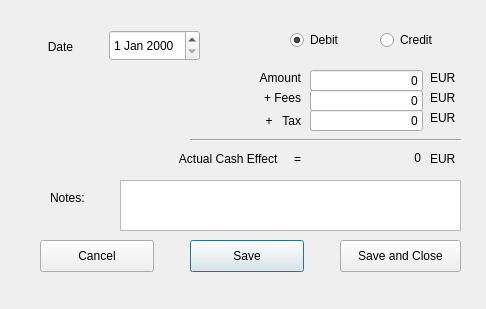
<?xml version="1.0" encoding="UTF-8"?>
<ui version="4.0">
 <class>Dialog</class>
 <widget class="QDialog" name="Dialog">
  <property name="geometry">
   <rect>
    <x>0</x>
    <y>0</y>
    <width>486</width>
    <height>309</height>
   </rect>
  </property>
  <property name="windowTitle">
   <string>Dialog</string>
  </property>
  <widget class="QPushButton" name="pushButton_Save">
   <property name="geometry">
    <rect>
     <x>190</x>
     <y>240</y>
     <width>114</width>
     <height>32</height>
    </rect>
   </property>
   <property name="text">
    <string>Save</string>
   </property>
  </widget>
  <widget class="QLabel" name="label_3">
   <property name="geometry">
    <rect>
     <x>240</x>
     <y>70</y>
     <width>61</width>
     <height>16</height>
    </rect>
   </property>
   <property name="text">
    <string>Amount</string>
   </property>
   <property name="alignment">
    <set>Qt::AlignRight|Qt::AlignTrailing|Qt::AlignVCenter</set>
   </property>
  </widget>
  <widget class="QLabel" name="label_11">
   <property name="geometry">
    <rect>
     <x>250</x>
     <y>90</y>
     <width>51</width>
     <height>16</height>
    </rect>
   </property>
   <property name="text">
    <string>+ Fees</string>
   </property>
   <property name="alignment">
    <set>Qt::AlignRight|Qt::AlignTrailing|Qt::AlignVCenter</set>
   </property>
  </widget>
  <widget class="QLabel" name="label_2">
   <property name="geometry">
    <rect>
     <x>20</x>
     <y>40</y>
     <width>81</width>
     <height>20</height>
    </rect>
   </property>
   <property name="text">
    <string>Date</string>
   </property>
   <property name="alignment">
    <set>Qt::AlignHCenter|Qt::AlignTop</set>
   </property>
  </widget>
  <widget class="QLineEdit" name="fees_entry">
   <property name="geometry">
    <rect>
     <x>310</x>
     <y>90</y>
     <width>113</width>
     <height>21</height>
    </rect>
   </property>
   <property name="text">
    <string>0</string>
   </property>
   <property name="alignment">
    <set>Qt::AlignRight|Qt::AlignTrailing|Qt::AlignVCenter</set>
   </property>
  </widget>
  <widget class="QDateEdit" name="dateEdit">
   <property name="geometry">
    <rect>
     <x>109</x>
     <y>30</y>
     <width>91</width>
     <height>31</height>
    </rect>
   </property>
  </widget>
  <widget class="QLabel" name="label_10">
   <property name="geometry">
    <rect>
     <x>430</x>
     <y>150</y>
     <width>59</width>
     <height>16</height>
    </rect>
   </property>
   <property name="text">
    <string>EUR</string>
   </property>
   <property name="alignment">
    <set>Qt::AlignBottom|Qt::AlignLeading|Qt::AlignLeft</set>
   </property>
  </widget>
  <widget class="QPushButton" name="pushButton_Cancel">
   <property name="geometry">
    <rect>
     <x>40</x>
     <y>240</y>
     <width>114</width>
     <height>32</height>
    </rect>
   </property>
   <property name="text">
    <string>Cancel</string>
   </property>
  </widget>
  <widget class="QLabel" name="label_13">
   <property name="geometry">
    <rect>
     <x>150</x>
     <y>150</y>
     <width>151</width>
     <height>16</height>
    </rect>
   </property>
   <property name="text">
    <string>Actual Cash Effect     =</string>
   </property>
   <property name="alignment">
    <set>Qt::AlignBottom|Qt::AlignRight|Qt::AlignTrailing</set>
   </property>
  </widget>
  <widget class="QLabel" name="total_expense">
   <property name="geometry">
    <rect>
     <x>310</x>
     <y>150</y>
     <width>111</width>
     <height>16</height>
    </rect>
   </property>
   <property name="styleSheet">
    <string notr="true">&lt;rgb(252, 32, 41)&gt;
font: 13pt &quot;.SF NS Text&quot;;</string>
   </property>
   <property name="text">
    <string>0</string>
   </property>
   <property name="alignment">
    <set>Qt::AlignRight|Qt::AlignTrailing|Qt::AlignVCenter</set>
   </property>
  </widget>
  <widget class="QPlainTextEdit" name="notes">
   <property name="geometry">
    <rect>
     <x>120</x>
     <y>180</y>
     <width>341</width>
     <height>51</height>
    </rect>
   </property>
  </widget>
  <widget class="Line" name="line">
   <property name="geometry">
    <rect>
     <x>190</x>
     <y>130</y>
     <width>271</width>
     <height>20</height>
    </rect>
   </property>
   <property name="mouseTracking">
    <bool>false</bool>
   </property>
   <property name="tabletTracking">
    <bool>false</bool>
   </property>
   <property name="orientation">
    <enum>Qt::Horizontal</enum>
   </property>
  </widget>
  <widget class="QLineEdit" name="tax_entry">
   <property name="geometry">
    <rect>
     <x>310</x>
     <y>110</y>
     <width>113</width>
     <height>21</height>
    </rect>
   </property>
   <property name="text">
    <string>0</string>
   </property>
   <property name="alignment">
    <set>Qt::AlignRight|Qt::AlignTrailing|Qt::AlignVCenter</set>
   </property>
  </widget>
  <widget class="QPushButton" name="pushButton_Save_Close">
   <property name="geometry">
    <rect>
     <x>340</x>
     <y>240</y>
     <width>121</width>
     <height>32</height>
    </rect>
   </property>
   <property name="text">
    <string>Save and Close</string>
   </property>
  </widget>
  <widget class="QLabel" name="label_8">
   <property name="geometry">
    <rect>
     <x>430</x>
     <y>90</y>
     <width>59</width>
     <height>16</height>
    </rect>
   </property>
   <property name="text">
    <string>EUR</string>
   </property>
  </widget>
  <widget class="QLabel" name="label_12">
   <property name="geometry">
    <rect>
     <x>250</x>
     <y>110</y>
     <width>51</width>
     <height>21</height>
    </rect>
   </property>
   <property name="text">
    <string>+   Tax</string>
   </property>
   <property name="alignment">
    <set>Qt::AlignRight|Qt::AlignTrailing|Qt::AlignVCenter</set>
   </property>
  </widget>
  <widget class="QLabel" name="label_15">
   <property name="geometry">
    <rect>
     <x>50</x>
     <y>190</y>
     <width>59</width>
     <height>16</height>
    </rect>
   </property>
   <property name="text">
    <string>Notes:</string>
   </property>
  </widget>
  <widget class="QLabel" name="label_9">
   <property name="geometry">
    <rect>
     <x>430</x>
     <y>110</y>
     <width>59</width>
     <height>16</height>
    </rect>
   </property>
   <property name="text">
    <string>EUR</string>
   </property>
  </widget>
  <widget class="QLineEdit" name="amount_entry">
   <property name="geometry">
    <rect>
     <x>310</x>
     <y>70</y>
     <width>113</width>
     <height>21</height>
    </rect>
   </property>
   <property name="text">
    <string>0</string>
   </property>
   <property name="alignment">
    <set>Qt::AlignRight|Qt::AlignTrailing|Qt::AlignVCenter</set>
   </property>
  </widget>
  <widget class="QLabel" name="label_14">
   <property name="geometry">
    <rect>
     <x>430</x>
     <y>70</y>
     <width>59</width>
     <height>16</height>
    </rect>
   </property>
   <property name="text">
    <string>EUR</string>
   </property>
  </widget>
  <widget class="QRadioButton" name="radioButtonDebit">
   <property name="geometry">
    <rect>
     <x>290</x>
     <y>30</y>
     <width>71</width>
     <height>20</height>
    </rect>
   </property>
   <property name="text">
    <string>Debit</string>
   </property>
   <property name="checked">
    <bool>true</bool>
   </property>
  </widget>
  <widget class="QRadioButton" name="radioButtonCredit">
   <property name="geometry">
    <rect>
     <x>380</x>
     <y>30</y>
     <width>81</width>
     <height>20</height>
    </rect>
   </property>
   <property name="text">
    <string>Credit</string>
   </property>
  </widget>
 </widget>
 <resources/>
 <connections/>
</ui>
